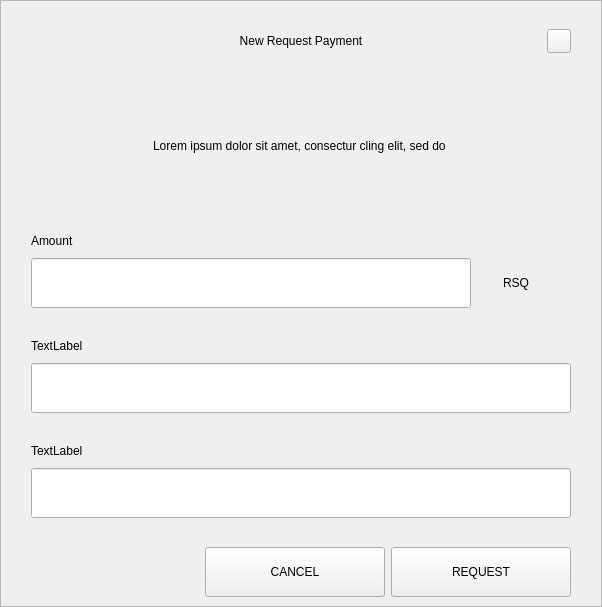
<?xml version="1.0" encoding="UTF-8"?>
<ui version="4.0">
 <class>RequestDialog</class>
 <widget class="QDialog" name="RequestDialog">
  <property name="geometry">
   <rect>
    <x>0</x>
    <y>0</y>
    <width>602</width>
    <height>607</height>
   </rect>
  </property>
  <property name="windowTitle">
   <string>Dialog</string>
  </property>
  <layout class="QVBoxLayout" name="verticalLayout_5">
   <property name="spacing">
    <number>0</number>
   </property>
   <property name="leftMargin">
    <number>0</number>
   </property>
   <property name="topMargin">
    <number>0</number>
   </property>
   <property name="rightMargin">
    <number>0</number>
   </property>
   <property name="bottomMargin">
    <number>0</number>
   </property>
   <item>
    <widget class="QFrame" name="frame">
     <property name="styleSheet">
      <string notr="true"/>
     </property>
     <property name="frameShape">
      <enum>QFrame::StyledPanel</enum>
     </property>
     <property name="frameShadow">
      <enum>QFrame::Raised</enum>
     </property>
     <layout class="QVBoxLayout" name="verticalLayout_4" stretch="1,0,0">
      <property name="spacing">
       <number>0</number>
      </property>
      <property name="leftMargin">
       <number>30</number>
      </property>
      <property name="topMargin">
       <number>20</number>
      </property>
      <property name="rightMargin">
       <number>30</number>
      </property>
      <property name="bottomMargin">
       <number>0</number>
      </property>
      <item>
       <layout class="QHBoxLayout" name="horizontalLayout_3">
        <property name="spacing">
         <number>0</number>
        </property>
        <item>
         <spacer name="horizontalSpacer_21">
          <property name="orientation">
           <enum>Qt::Horizontal</enum>
          </property>
          <property name="sizeHint" stdset="0">
           <size>
            <width>40</width>
            <height>20</height>
           </size>
          </property>
         </spacer>
        </item>
        <item>
         <widget class="QLabel" name="labelTitle">
          <property name="minimumSize">
           <size>
            <width>0</width>
            <height>40</height>
           </size>
          </property>
          <property name="maximumSize">
           <size>
            <width>16777215</width>
            <height>40</height>
           </size>
          </property>
          <property name="styleSheet">
           <string notr="true">padding-left:24px;</string>
          </property>
          <property name="text">
           <string>New Request Payment</string>
          </property>
          <property name="alignment">
           <set>Qt::AlignCenter</set>
          </property>
          <property name="margin">
           <number>7</number>
          </property>
         </widget>
        </item>
        <item>
         <spacer name="horizontalSpacer">
          <property name="orientation">
           <enum>Qt::Horizontal</enum>
          </property>
          <property name="sizeHint" stdset="0">
           <size>
            <width>40</width>
            <height>20</height>
           </size>
          </property>
         </spacer>
        </item>
        <item>
         <widget class="QPushButton" name="btnEsc">
          <property name="minimumSize">
           <size>
            <width>24</width>
            <height>24</height>
           </size>
          </property>
          <property name="maximumSize">
           <size>
            <width>24</width>
            <height>24</height>
           </size>
          </property>
          <property name="focusPolicy">
           <enum>Qt::NoFocus</enum>
          </property>
          <property name="text">
           <string/>
          </property>
         </widget>
        </item>
       </layout>
      </item>
      <item>
       <widget class="QStackedWidget" name="stack">
        <property name="minimumSize">
         <size>
          <width>540</width>
          <height>0</height>
         </size>
        </property>
        <property name="maximumSize">
         <size>
          <width>540</width>
          <height>16777215</height>
         </size>
        </property>
        <property name="currentIndex">
         <number>0</number>
        </property>
        <widget class="QWidget" name="page_1">
         <property name="minimumSize">
          <size>
           <width>540</width>
           <height>0</height>
          </size>
         </property>
         <property name="maximumSize">
          <size>
           <width>540</width>
           <height>16777215</height>
          </size>
         </property>
         <layout class="QVBoxLayout" name="layout1">
          <property name="spacing">
           <number>0</number>
          </property>
          <property name="leftMargin">
           <number>0</number>
          </property>
          <property name="topMargin">
           <number>0</number>
          </property>
          <property name="rightMargin">
           <number>0</number>
          </property>
          <property name="bottomMargin">
           <number>0</number>
          </property>
          <item>
           <spacer name="verticalSpacer_21">
            <property name="orientation">
             <enum>Qt::Vertical</enum>
            </property>
            <property name="sizeType">
             <enum>QSizePolicy::Fixed</enum>
            </property>
            <property name="sizeHint" stdset="0">
             <size>
              <width>20</width>
              <height>30</height>
             </size>
            </property>
           </spacer>
          </item>
          <item alignment="Qt::AlignHCenter">
           <widget class="QLabel" name="labelMessage">
            <property name="minimumSize">
             <size>
              <width>400</width>
              <height>50</height>
             </size>
            </property>
            <property name="text">
             <string>Lorem ipsum dolor sit amet, consectur cling elit, sed do </string>
            </property>
            <property name="alignment">
             <set>Qt::AlignCenter</set>
            </property>
            <property name="wordWrap">
             <bool>true</bool>
            </property>
           </widget>
          </item>
          <item alignment="Qt::AlignBottom">
           <widget class="QWidget" name="containerAmount" native="true">
            <layout class="QVBoxLayout" name="verticalLayout">
             <property name="spacing">
              <number>9</number>
             </property>
             <property name="leftMargin">
              <number>0</number>
             </property>
             <property name="topMargin">
              <number>0</number>
             </property>
             <property name="rightMargin">
              <number>0</number>
             </property>
             <property name="bottomMargin">
              <number>0</number>
             </property>
             <item>
              <widget class="QLabel" name="labelSubtitleAmount">
               <property name="minimumSize">
                <size>
                 <width>350</width>
                 <height>16</height>
                </size>
               </property>
               <property name="maximumSize">
                <size>
                 <width>16777215</width>
                 <height>16</height>
                </size>
               </property>
               <property name="text">
                <string>Amount</string>
               </property>
              </widget>
             </item>
             <item alignment="Qt::AlignTop">
              <widget class="QWidget" name="layoutAmount" native="true">
               <layout class="QHBoxLayout" name="horizontalLayout" stretch="2,0">
                <property name="spacing">
                 <number>0</number>
                </property>
                <property name="leftMargin">
                 <number>0</number>
                </property>
                <property name="topMargin">
                 <number>0</number>
                </property>
                <property name="rightMargin">
                 <number>0</number>
                </property>
                <property name="bottomMargin">
                 <number>0</number>
                </property>
                <item>
                 <widget class="QLineEdit" name="lineEditAmount">
                  <property name="minimumSize">
                   <size>
                    <width>0</width>
                    <height>50</height>
                   </size>
                  </property>
                  <property name="maximumSize">
                   <size>
                    <width>16777215</width>
                    <height>50</height>
                   </size>
                  </property>
                 </widget>
                </item>
                <item>
                 <widget class="QWidget" name="comboContainer" native="true">
                  <property name="minimumSize">
                   <size>
                    <width>100</width>
                    <height>50</height>
                   </size>
                  </property>
                  <property name="maximumSize">
                   <size>
                    <width>16777215</width>
                    <height>50</height>
                   </size>
                  </property>
                  <layout class="QHBoxLayout" name="horizontalLayout_31">
                   <property name="spacing">
                    <number>0</number>
                   </property>
                   <property name="leftMargin">
                    <number>0</number>
                   </property>
                   <property name="topMargin">
                    <number>0</number>
                   </property>
                   <property name="rightMargin">
                    <number>10</number>
                   </property>
                   <property name="bottomMargin">
                    <number>0</number>
                   </property>
                   <item>
                    <widget class="QLabel" name="comboBoxCoin">
                     <property name="text">
                      <string>RSQ</string>
                     </property>
                     <property name="alignment">
                      <set>Qt::AlignCenter</set>
                     </property>
                    </widget>
                   </item>
                  </layout>
                 </widget>
                </item>
               </layout>
              </widget>
             </item>
            </layout>
           </widget>
          </item>
          <item>
           <spacer name="verticalSpacer_31">
            <property name="orientation">
             <enum>Qt::Vertical</enum>
            </property>
            <property name="sizeType">
             <enum>QSizePolicy::Fixed</enum>
            </property>
            <property name="sizeHint" stdset="0">
             <size>
              <width>20</width>
              <height>30</height>
             </size>
            </property>
           </spacer>
          </item>
          <item>
           <layout class="QVBoxLayout" name="verticalLayoutLabel">
            <property name="spacing">
             <number>9</number>
            </property>
            <item>
             <widget class="QLabel" name="labelSubtitleLabel">
              <property name="minimumSize">
               <size>
                <width>0</width>
                <height>16</height>
               </size>
              </property>
              <property name="maximumSize">
               <size>
                <width>16777215</width>
                <height>16</height>
               </size>
              </property>
              <property name="text">
               <string>TextLabel</string>
              </property>
             </widget>
            </item>
            <item>
             <widget class="QLineEdit" name="lineEditLabel">
              <property name="minimumSize">
               <size>
                <width>0</width>
                <height>50</height>
               </size>
              </property>
              <property name="maximumSize">
               <size>
                <width>16777215</width>
                <height>50</height>
               </size>
              </property>
             </widget>
            </item>
           </layout>
          </item>
          <item>
           <spacer name="verticalSpacer_34">
            <property name="orientation">
             <enum>Qt::Vertical</enum>
            </property>
            <property name="sizeType">
             <enum>QSizePolicy::Fixed</enum>
            </property>
            <property name="sizeHint" stdset="0">
             <size>
              <width>20</width>
              <height>30</height>
             </size>
            </property>
           </spacer>
          </item>
          <item>
           <layout class="QVBoxLayout" name="verticalLayoutDescription">
            <property name="spacing">
             <number>9</number>
            </property>
            <item>
             <widget class="QLabel" name="labelSubtitleDescription">
              <property name="minimumSize">
               <size>
                <width>0</width>
                <height>16</height>
               </size>
              </property>
              <property name="maximumSize">
               <size>
                <width>16777215</width>
                <height>16</height>
               </size>
              </property>
              <property name="text">
               <string>TextLabel</string>
              </property>
             </widget>
            </item>
            <item>
             <widget class="QLineEdit" name="lineEditDescription">
              <property name="minimumSize">
               <size>
                <width>0</width>
                <height>50</height>
               </size>
              </property>
              <property name="maximumSize">
               <size>
                <width>16777215</width>
                <height>50</height>
               </size>
              </property>
             </widget>
            </item>
            <item>
             <spacer name="verticalSpacer_4">
              <property name="orientation">
               <enum>Qt::Vertical</enum>
              </property>
              <property name="sizeType">
               <enum>QSizePolicy::Fixed</enum>
              </property>
              <property name="sizeHint" stdset="0">
               <size>
                <width>20</width>
                <height>20</height>
               </size>
              </property>
             </spacer>
            </item>
           </layout>
          </item>
         </layout>
        </widget>
        <widget class="QWidget" name="page_2">
         <layout class="QVBoxLayout" name="layout2">
          <item>
           <spacer name="verticalSpacer_5">
            <property name="orientation">
             <enum>Qt::Vertical</enum>
            </property>
            <property name="sizeType">
             <enum>QSizePolicy::Fixed</enum>
            </property>
            <property name="sizeHint" stdset="0">
             <size>
              <width>20</width>
              <height>50</height>
             </size>
            </property>
           </spacer>
          </item>
          <item alignment="Qt::AlignHCenter">
           <widget class="QLabel" name="labelQrImg">
            <property name="minimumSize">
             <size>
              <width>260</width>
              <height>260</height>
             </size>
            </property>
            <property name="maximumSize">
             <size>
              <width>260</width>
              <height>260</height>
             </size>
            </property>
            <property name="text">
             <string/>
            </property>
            <property name="alignment">
             <set>Qt::AlignCenter</set>
            </property>
           </widget>
          </item>
          <item>
           <spacer name="verticalSpacer_2">
            <property name="orientation">
             <enum>Qt::Vertical</enum>
            </property>
            <property name="sizeType">
             <enum>QSizePolicy::Fixed</enum>
            </property>
            <property name="sizeHint" stdset="0">
             <size>
              <width>20</width>
              <height>30</height>
             </size>
            </property>
           </spacer>
          </item>
          <item alignment="Qt::AlignHCenter">
           <widget class="QLabel" name="labelAddress">
            <property name="text">
             <string>D7VFR83SQbiezrW72hjcWJtcfip5krte2Z </string>
            </property>
           </widget>
          </item>
          <item>
           <spacer name="verticalSpacer_32">
            <property name="orientation">
             <enum>Qt::Vertical</enum>
            </property>
            <property name="sizeType">
             <enum>QSizePolicy::Expanding</enum>
            </property>
            <property name="sizeHint" stdset="0">
             <size>
              <width>20</width>
              <height>20</height>
             </size>
            </property>
           </spacer>
          </item>
          <item>
           <layout class="QHBoxLayout" name="horizontal">
            <property name="leftMargin">
             <number>20</number>
            </property>
            <property name="rightMargin">
             <number>20</number>
            </property>
            <property name="bottomMargin">
             <number>20</number>
            </property>
            <item>
             <spacer name="horizontalSpacer_4">
              <property name="orientation">
               <enum>Qt::Horizontal</enum>
              </property>
              <property name="sizeHint" stdset="0">
               <size>
                <width>40</width>
                <height>20</height>
               </size>
              </property>
             </spacer>
            </item>
            <item>
             <widget class="QPushButton" name="btnCopyAddress">
              <property name="minimumSize">
               <size>
                <width>180</width>
                <height>50</height>
               </size>
              </property>
              <property name="text">
               <string>COPY ADDRESS</string>
              </property>
             </widget>
            </item>
            <item>
             <widget class="QPushButton" name="btnCopyUrl">
              <property name="minimumSize">
               <size>
                <width>180</width>
                <height>50</height>
               </size>
              </property>
              <property name="text">
               <string>COPY URL</string>
              </property>
             </widget>
            </item>
            <item>
             <spacer name="horizontalSpacer_2">
              <property name="orientation">
               <enum>Qt::Horizontal</enum>
              </property>
              <property name="sizeHint" stdset="0">
               <size>
                <width>40</width>
                <height>20</height>
               </size>
              </property>
             </spacer>
            </item>
           </layout>
          </item>
         </layout>
        </widget>
       </widget>
      </item>
      <item>
       <widget class="QWidget" name="buttonsStack" native="true">
        <layout class="QHBoxLayout" name="horizontalLayout_5">
         <property name="leftMargin">
          <number>20</number>
         </property>
         <property name="rightMargin">
          <number>0</number>
         </property>
         <item>
          <spacer name="horizontalSpacer_41">
           <property name="orientation">
            <enum>Qt::Horizontal</enum>
           </property>
           <property name="sizeHint" stdset="0">
            <size>
             <width>40</width>
             <height>20</height>
            </size>
           </property>
          </spacer>
         </item>
         <item>
          <widget class="QPushButton" name="btnCancel">
           <property name="minimumSize">
            <size>
             <width>180</width>
             <height>50</height>
            </size>
           </property>
           <property name="focusPolicy">
            <enum>Qt::NoFocus</enum>
           </property>
           <property name="text">
            <string>CANCEL</string>
           </property>
          </widget>
         </item>
         <item>
          <widget class="QPushButton" name="btnSave">
           <property name="minimumSize">
            <size>
             <width>180</width>
             <height>50</height>
            </size>
           </property>
           <property name="focusPolicy">
            <enum>Qt::NoFocus</enum>
           </property>
           <property name="text">
            <string>REQUEST</string>
           </property>
          </widget>
         </item>
        </layout>
       </widget>
      </item>
     </layout>
    </widget>
   </item>
  </layout>
 </widget>
 <resources/>
 <connections/>
</ui>
